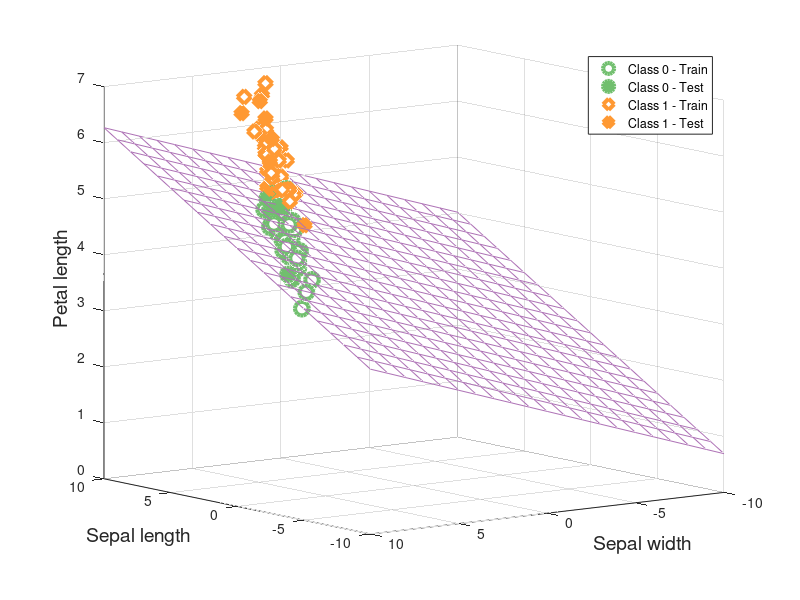

MATLAB code to generate this figure: (Note: this script raises an error after producing the figure.)
%B1_SVMDEMO	Pretty plots of SVM using Fisher Iris data and LIBSVM
%	Copyright 2014 Alistair Johnson

%============ IMPORTANT ============%
% Please download LIBSVM package from:
% http://www.csie.ntu.edu.tw/~cjlin/libsvm/
% Scroll down to "Download LIBSVM" and click on the zip file link
% Extract the zip file and add libsvm-3.17./matlab it into your MATLAB path
%========= STILL IMPORTANT =========%
% The files you need are in a SUBDIRECTORY: libsvm-3.17/windows/
% MAKE SURE YOU ADD THE SUBDIRECTORY !!!
% Note: if you are on Linux/Mac, add the other appropriate subdirectory
% containing pre-compiled binaries, or compile libsvm from source.


rng(777,'twister');
col = [0.363921568627451,0.575529411764706,0.748392156862745;0.915294117647059,0.281568627450980,0.287843137254902;0.441568627450980,0.749019607843137,0.432156862745098;1,0.598431372549020,0.200000000000000;0.676862745098039,0.444705882352941,0.711372549019608];

%% Load the data and separate it into train/test
% Load the sample data - Fisher's iris data
load fisheriris
header = {'Sepal length','Sepal width','Petal length','Petal width'};
% The data is 4 measurements on a sample of 150 irises

% The three types of irises (flowers)
species_type={'setosa','versicolor','virginica'};

% Remove all 'versicolor' species from the data
X = meas(~strcmp(species,'versicolor'),:);
y = species(~strcmp(species,'versicolor'));
y = double(strcmp(y,'virginica'));

% Using the hold-out technique, create a training and test set.
idxTrain = rand(size(X,1),1) > 0.3;
tr_data = X(idxTrain,1:3); tr_tar = y(idxTrain,:);
t_data = X(~idxTrain,1:3); t_tar = y(~idxTrain,:); 


% Using LIBSVM, train an SVM classifier with a linear kernel
model = svmtrain(tr_tar, tr_data, '-t 0');
% Atypically, LIBSVM receives options as a single string in the fourth input
% e.g. '-v 1 -b 1 -g 0.5 -c 1'

% Apply the classifier to the test set, and evaluate the performance in 
% terms of mean square error AND accuracy.
[pred,acc,prob] = svmpredict(t_tar, t_data, model);

%% Plot the linear SVM hyperplane
figure(1); clf; hold all;

plot3(tr_data(tr_tar==0,1),tr_data(tr_tar==0,2),tr_data(tr_tar==0,3),'Linestyle','none','MarkerFaceColor',[1,1,1],'MarkerEdgeColor',col(3,:),'Marker','o','MarkerSize',10,'LineWidth',3);
plot3(t_data(t_tar==0,1),t_data(t_tar==0,2),t_data(t_tar==0,3),'Linestyle','none','MarkerFaceColor',col(3,:),'MarkerEdgeColor',col(3,:),'Marker','o','MarkerSize',10,'LineWidth',3);

plot3(tr_data(tr_tar==1,1),tr_data(tr_tar==1,2),tr_data(tr_tar==1,3),'Linestyle','none','MarkerFaceColor',[1,1,1],'MarkerEdgeColor',col(4,:),'Marker','d','MarkerSize',10,'LineWidth',3);
plot3(t_data(t_tar==1,1),t_data(t_tar==1,2),t_data(t_tar==1,3),'Linestyle','none','MarkerFaceColor',col(4,:),'MarkerEdgeColor',col(4,:),'Marker','d','MarkerSize',10,'LineWidth',3);

grid on;

%=== generate the normal vector of the plane from the SVs
w = model.SVs' * model.sv_coef;
b = model.rho;

 % use equation of a plane to create the separating hyperplane
x=-10:1:10;
[X,Y] = meshgrid(x);
Z=(b - w(1) * X - w(2) * Y)/w(3);
mesh(X,Y,Z,'EdgeColor',col(5,:),'FaceColor','none');
set(gca,'view',[-127    10]);

xlabel(header{1},'FontSize',14);
ylabel(header{2},'FontSize',14);
zlabel(header{3},'FontSize',14);
legend('Class 0 - Train', 'Class 0 - Test','Class 1 - Train', 'Class 1 - Test', 'Location','Best');

%% now try the harder problem, with setosa removed

% Remove all 'versicolor' species from the data
X = meas(~strcmp(species,'setosa'),:);
y = species(~strcmp(species,'setosa'));
y = double(strcmp(y,'virginica')==1);

% Using the hold-out technique, create a training and test set.
idxTrain = rand(size(X,1),1) > 0.3;
tr_data = X(idxTrain,1:3); tr_tar = y(idxTrain,:);
t_data = X(~idxTrain,1:3); t_tar = y(~idxTrain,:); 


% Using LIBSVM, train an SVM classifier with a linear kernel
model = svmtrain(tr_tar, tr_data, '-t 0');
% Atypically, LIBSVM receives options as a single string in the fourth input
% e.g. '-v 1 -b 1 -g 0.5 -c 1'

% Apply the classifier to the test set, and evaluate the performance in 
% terms of mean square error AND accuracy.
[pred,acc,prob] = svmpredict(t_tar, t_data, model);

figure(1); clf; hold all;

plot3(tr_data(tr_tar==0,1),tr_data(tr_tar==0,2),tr_data(tr_tar==0,3),'Linestyle','none','MarkerFaceColor',[1,1,1],'MarkerEdgeColor',col(3,:),'Marker','o','MarkerSize',10,'LineWidth',3);
plot3(t_data(t_tar==0,1),t_data(t_tar==0,2),t_data(t_tar==0,3),'Linestyle','none','MarkerFaceColor',col(3,:),'MarkerEdgeColor',col(3,:),'Marker','o','MarkerSize',10,'LineWidth',3);

plot3(tr_data(tr_tar==1,1),tr_data(tr_tar==1,2),tr_data(tr_tar==1,3),'Linestyle','none','MarkerFaceColor',[1,1,1],'MarkerEdgeColor',col(4,:),'Marker','d','MarkerSize',10,'LineWidth',3);
plot3(t_data(t_tar==1,1),t_data(t_tar==1,2),t_data(t_tar==1,3),'Linestyle','none','MarkerFaceColor',col(4,:),'MarkerEdgeColor',col(4,:),'Marker','d','MarkerSize',10,'LineWidth',3);
grid on;

%=== generate the normal vector of the plane from the SVs
w = model.SVs' * model.sv_coef;
b = model.rho;

% use equation of a plane to plot the separating hyperplane
x=-10:1:10;
[X,Y] = meshgrid(x);
Z=(b - w(1) * X - w(2) * Y)/w(3);
mesh(X,Y,Z,'EdgeColor',col(5,:),'FaceColor','none');
set(gca,'view',[-127    10]);

xlabel(header{1},'FontSize',14);
ylabel(header{2},'FontSize',14);
zlabel(header{3},'FontSize',14);
legend('Class 0 - Train', 'Class 0 - Test','Class 1 - Train', 'Class 1 - Test', 'Location','Best');


%% now try an RBF with default params
[ model, V ] = TrainSVMAndPlot(tr_data,tr_tar, t_data, t_tar, header, '-t 2 -g 1 -c 1 -q');
set(gca,'view',[-135    14]);

%% vary the isosurface of the SVM

figure(1); clf; hold all;
plot3(tr_data(tr_tar==0,1),tr_data(tr_tar==0,2),tr_data(tr_tar==0,3),'Linestyle','none','MarkerFaceColor',[1,1,1],'MarkerEdgeColor',col(3,:),'Marker','o','MarkerSize',10,'LineWidth',3);
plot3(t_data(t_tar==0,1),t_data(t_tar==0,2),t_data(t_tar==0,3),'Linestyle','none','MarkerFaceColor',col(3,:),'MarkerEdgeColor',col(3,:),'Marker','o','MarkerSize',10,'LineWidth',3);

plot3(tr_data(tr_tar==1,1),tr_data(tr_tar==1,2),tr_data(tr_tar==1,3),'Linestyle','none','MarkerFaceColor',[1,1,1],'MarkerEdgeColor',col(4,:),'Marker','d','MarkerSize',10,'LineWidth',3);
plot3(t_data(t_tar==1,1),t_data(t_tar==1,2),t_data(t_tar==1,3),'Linestyle','none','MarkerFaceColor',col(4,:),'MarkerEdgeColor',col(4,:),'Marker','d','MarkerSize',10,'LineWidth',3);

%=== plot support vectors in black
SVs = full(model.SVs);
plot3(SVs(model.sv_coef>0,1),SVs(model.sv_coef>0,2),SVs(model.sv_coef>0,3),'Linestyle','none','MarkerFaceColor',col(3,:),'MarkerEdgeColor','k','Marker','o','MarkerSize',10,'LineWidth',3);
plot3(SVs(model.sv_coef<0,1),SVs(model.sv_coef<0,2),SVs(model.sv_coef<0,3),'Linestyle','none','MarkerFaceColor',col(4,:),'MarkerEdgeColor','k','Marker','d','MarkerSize',10,'LineWidth',3);

xlabel(header{1},'FontSize',14);
ylabel(header{2},'FontSize',14);
zlabel(header{3},'FontSize',14);

x=floor(min(tr_data(:,1))):0.1:ceil(max(tr_data(:,1))); 
y=floor(min(tr_data(:,2))):0.1:ceil(max(tr_data(:,2))); 
z=floor(min(tr_data(:,3))):0.1:ceil(max(tr_data(:,3))); 

[X,Y,Z] = meshgrid(x,y,z);
clear x y z;

h1=patch(isosurface(X,Y,Z,V,1)); set(h1,'facecolor','none','edgecolor',min(col(3,:)*1.1,1));
h2=patch(isosurface(X,Y,Z,V,-1)); set(h2,'facecolor','none','edgecolor',min(col(4,:)*1.1,1));
h3=patch(isosurface(X,Y,Z,V,0)); set(h3,'facecolor','none','edgecolor',col(5,:));
grid on;
set(gca,'view',[-39,16]);

legend('Class 0 - Train', 'Class 0 - Test','Class 1 - Train', 'Class 1 - Test', 'Support Vectors Class 0', 'Support Vecotrs Class 1',...
    'Location','Best');

delete(h1); delete(h2); delete(h3);
h=patch(isosurface(X,Y,Z,V,-1)); set(h,'facecolor','none','edgecolor',col(4,:));

%% vary the value at which we plot the hyperplane
%=== generate a color transition matrix for the hyperplane
iso = [linspace(-1,-0.1,5),...
    -0.05, -0.01, -0.001, 0, 0.001, 0.01, 0.05,...
    linspace(.1,1,5)];
colchange = nan(numel(iso),3);
colchange(1,:) = min(col(4,:)*1.1,1);
colchange(end,:) = min(col(3,:)*1.1,1);
for n=1:3
colchange(:,n) = linspace(colchange(1,n),colchange(end,1),numel(iso));
end

for n=1:numel(iso)
    delete(h);
    
    if iso(n)==0 % longer delay for the separating hyperplane
        h=patch(isosurface(X,Y,Z,V,iso(n))); set(h,'facecolor','none','edgecolor',col(5,:));
        pause(4);
        
    else
        h=patch(isosurface(X,Y,Z,V,iso(n))); set(h,'facecolor','none','edgecolor',colchange(n,:));
        pause(1);
    end
    
    
end


%% RBF varying capacity
for c=2.^(0:6)
[ model ] = TrainSVMAndPlot(tr_data,tr_tar, t_data, t_tar, header, ['-t 2 -g 1 -c ' num2str(c) ' -q']);
legend('Versicolor','Virginica','Location','Best');
title('o = train, + = test');
set(gca,'view',[-39,16]);
pause(2);

end

%% RBF varying gamma
for g=2.^(6:-1:-5)
[ model ] = TrainSVMAndPlot(tr_data,tr_tar, t_data, t_tar, header, ['-t 2 -g ' num2str(g) ' -c 1 -q']);
legend('Versicolor','Virginica','Location','Best');
title('o = train, + = test');
set(gca,'view',[-39,16]);
pause(2);
end